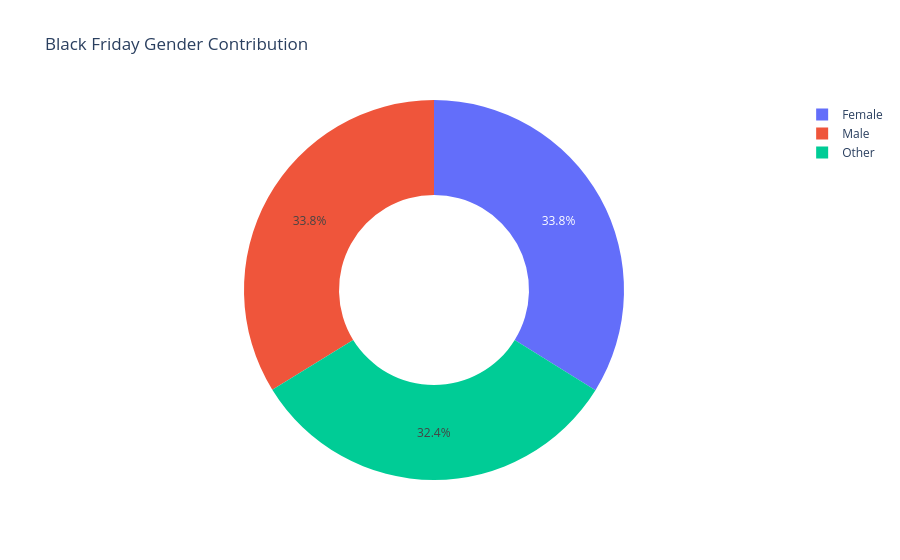

Notebook code cell kept with this figure:
### Code cell
import plotly.express as px

fig_gender_donut = px.pie(gender_bf,names="gender", values="purchase_amount", hole=0.5, title="Black Friday Gender Contribution")

fig_gender_donut.show()

### Figure 1 — Plotly figure (JSON) as saved in the notebook; plotly's stock layout.template omitted (floating-point values rounded to 4 significant figures)
{"data": [{"domain": {"x": [0, 1], "y": [0, 1]}, "hole": 0.5, "hovertemplate": "gender=%{label}<br>purchase_amount=%{value}<extra></extra>", "labels": ["Female", "Male", "Other"], "legendgroup": "", "name": "", "showlegend": true, "type": "pie", "values": [1483000.0, 1481000.0, 1418000.0]}], "layout": {"legend": {"tracegroupgap": 0}, "title": {"text": "Black Friday Gender Contribution"}}}
